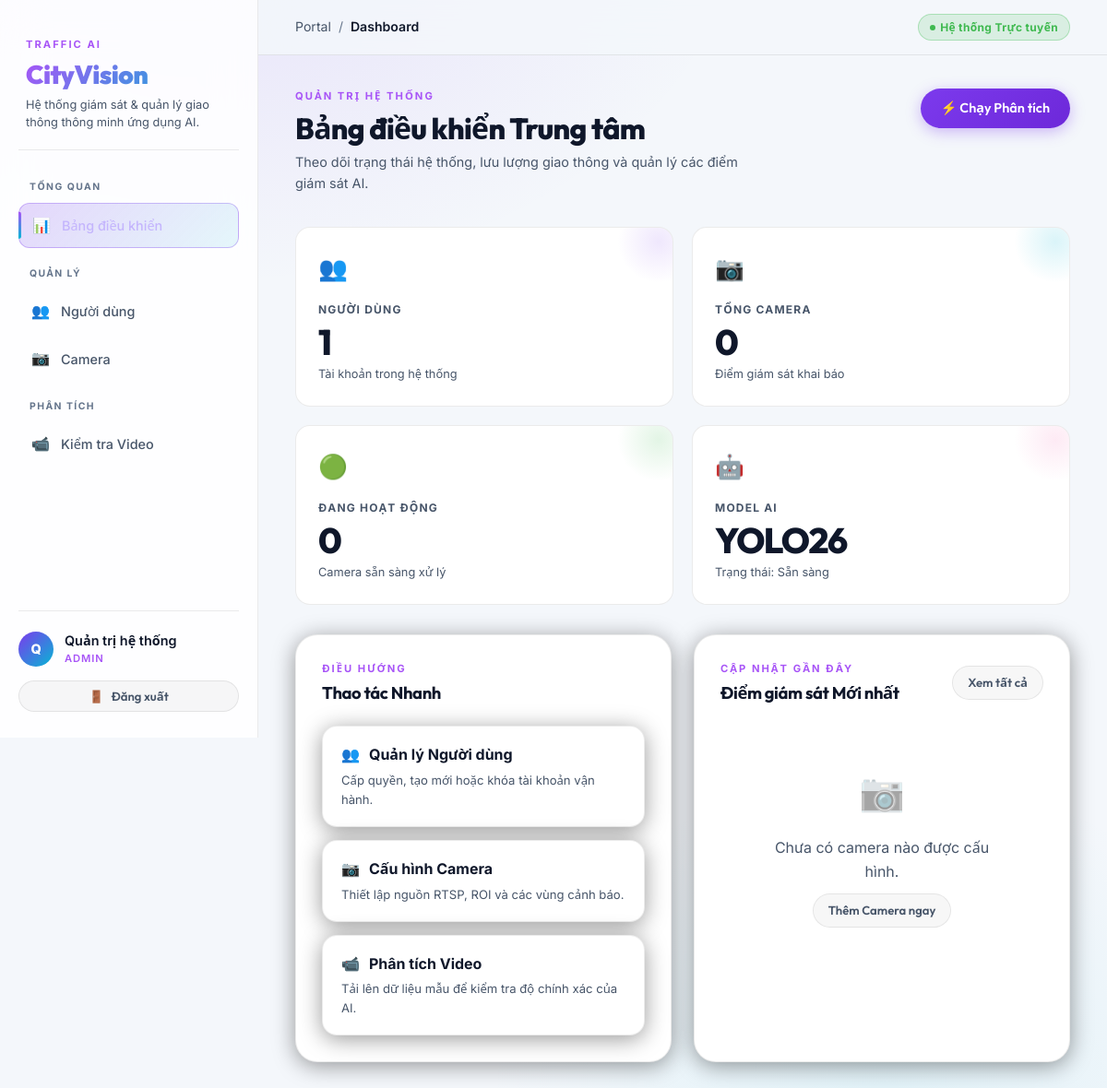
The app's page /dashboard (signed in) with its own data.
### tables this page shows
CREATE TABLE users (
                id INTEGER PRIMARY KEY AUTOINCREMENT,
                username TEXT NOT NULL UNIQUE,
                full_name TEXT NOT NULL,
                password_hash TEXT NOT NULL,
                role TEXT NOT NULL DEFAULT 'operator',
                is_active INTEGER NOT NULL DEFAULT 1,
                created_at TEXT NOT NULL DEFAULT CURRENT_TIMESTAMP,
                updated_at TEXT NOT NULL DEFAULT CURRENT_TIMESTAMP
            );

### web_portal/presentation/web/dashboard_views.py (the view)
@dashboard_router.get("/dashboard", name="dashboard.dashboard_page")
async def dashboard_page(request: Request, user=Depends(login_required)):
    if isinstance(user, RedirectResponse):
        return user
    return container.render_template(
        request,
        "dashboard.html",
        {
            "page": "dashboard",
            "stats": container.dashboard_use_cases.get_dashboard_stats(),
        }
    )

### web_portal/templates/dashboard.html (shortened to what this page needs)
{% extends "base.html" %}

### web_portal/templates/base.html (shortened to what this page needs)
<!doctype html>
<html lang="vi">
<head>
    <link rel="stylesheet" href="{{ url_for('static', filename='css/styles.css') }}">
</head>
<body class="portal-body {% if current_user %}portal-authenticated{% else %}portal-public{% endif %}"
    data-page="{{ page | default('') }}"
    {% if current_user %}
    data-uid="{{ current_user['id'] }}"
    data-uname="{{ current_user['username'] }}"
    data-ufull="{{ current_user['full_name'] }}"
    data-urole="{{ current_user['role'] }}"
    data-uactive="{{ '1' if current_user['is_active'] else '0' }}"
    {% endif %}
>
    {% if current_user %}
    <div class="portal-shell">
        <aside class="sidebar" id="sidebar">
            <div class="brand-block">
                <p class="eyebrow">Traffic AI</p>
                <h1>CityVision</h1>
                <p class="brand-copy">Hệ thống giám sát & quản lý giao thông thông minh ứng dụng AI.</p>
            </div>
            <nav class="nav-links" aria-label="Điều hướng chính">
                <span class="nav-label">Tổng quan</span>
                <a id="nav-dashboard" class="nav-link {% if page == 'dashboard' %}active{% endif %}" href="{{ url_for('dashboard.dashboard_page') }}">
                    <span class="nav-icon">📊</span> Bảng điều khiển
                </a>
                <span class="nav-label" style="margin-top: 8px;">Quản lý</span>
                {% if current_user.role == 'admin' %}
                <a id="nav-users" class="nav-link {% if page == 'users' %}active{% endif %}" href="{{ url_for('users.users_page') }}">
                    <span class="nav-icon">👥</span> Người dùng
                </a>
                {% endif %}
                <a id="nav-cameras" class="nav-link {% if page == 'cameras' %}active{% endif %}" href="{{ url_for('cameras.cameras_page') }}">
                    <span class="nav-icon">📷</span> Camera
                </a>
                <span class="nav-label" style="margin-top: 8px;">Phân tích</span>
                <a id="nav-test-video" class="nav-link {% if page == 'test-video' %}active{% endif %}" href="{{ url_for('test_video.test_video_page') }}">
                    <span class="nav-icon">📹</span> Kiểm tra Video
                </a>
            </nav>
            <div class="sidebar-footer">
                <div class="user-profile">
                    <div class="user-avatar" aria-hidden="true">
                        {{ current_user.full_name[0] | upper if current_user.full_name else 'U' }}
                    </div>
                    <div class="user-info">
                        <p class="name">{{ current_user.full_name }}</p>
                        <p class="role-badge">{{ current_user.role }}</p>
                    </div>
                </div>
                <form method="post" action="{{ url_for('auth.logout') }}">
                    <button type="submit" id="btn-logout" class="button secondary full-width sm">
                        <span>🚪</span> Đăng xuất
                    </button>
                </form>
            </div>
        </aside>
        <div class="content-area">
            <header class="main-header">
                <nav class="breadcrumb" aria-label="Breadcrumb">
                    <span class="bc-root">Portal</span>
                    <span class="bc-sep">/</span>
                    <span class="bc-current">{{ page | capitalize if page else 'Home' }}</span>
                </nav>
                <div class="header-actions">
                    <span class="badge success">
                        <span class="dot"></span>
                        Hệ thống Trực tuyến
                    </span>
                </div>
            </header>
            <div class="page-content">
                {{ page_content }}
            </div>
        </div>
    </div>
    {% else %}
    <main class="public-layout">
        {{ page_content }}
    </main>
    {% endif %}
</body>
</html>

### records on screen
users: full_name "Q", full_name "Quản trị hệ thống", role "ADMIN", full_name "QUẢN TRỊ HỆ THỐNG Bảng điều khiển Trung tâm Theo dõi trạng thái hệ thống, lưu lượng giao thông và quản lý các điểm giám sát AI. ⚡ Chạy Phân tích 👥 NGƯỜI DÙNG 1 Tài khoản trong hệ thống 📷 TỔNG CAMERA 0 Điểm giám sát khai báo 🟢 ĐANG HOẠT ĐỘNG 0 Camera sẵn sàng xử lý 🤖 MODEL AI YOLO26 Trạng thái: Sẵn sàng ĐIỀU HƯỚNG Thao tác Nhanh 👥 Quản lý Người dùng Cấp quyền, tạo mới hoặc khóa tài khoản vận hành. 📷 Cấu hình Camera Thiết lập nguồn RTSP, ROI và các vùng cảnh báo. 📹 Phân tích Video Tải lên dữ liệu mẫu để kiểm tra độ chính xác của AI. CẬP NHẬT GẦN ĐÂY Điểm giám sát Mới nhất Xem tất cả 📷 Chưa có camera nào được cấu hình. Thêm Camera ngay"

### other values on screen
{{ page | capitalize if page else 'Home' }} "Dashboard"
